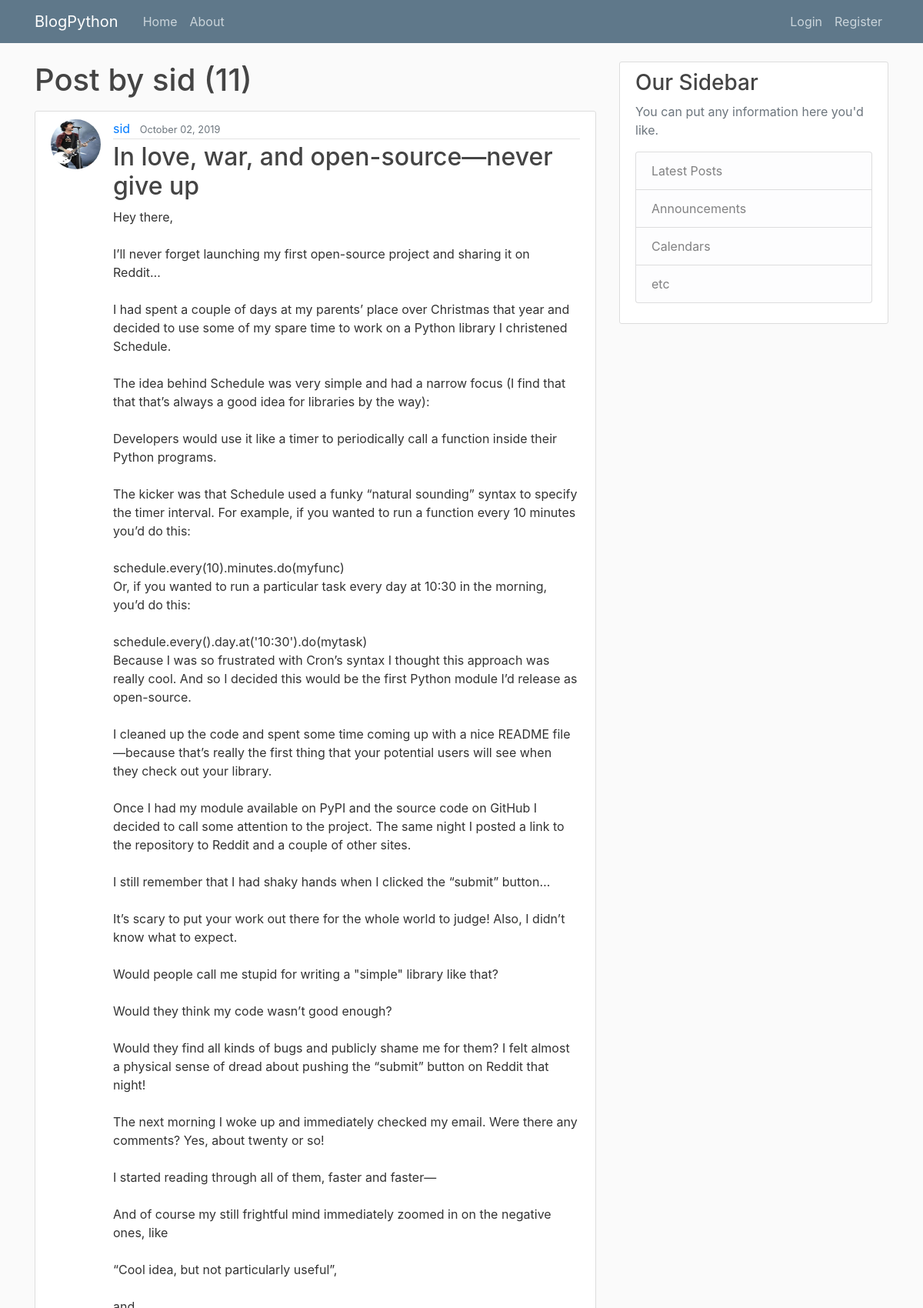
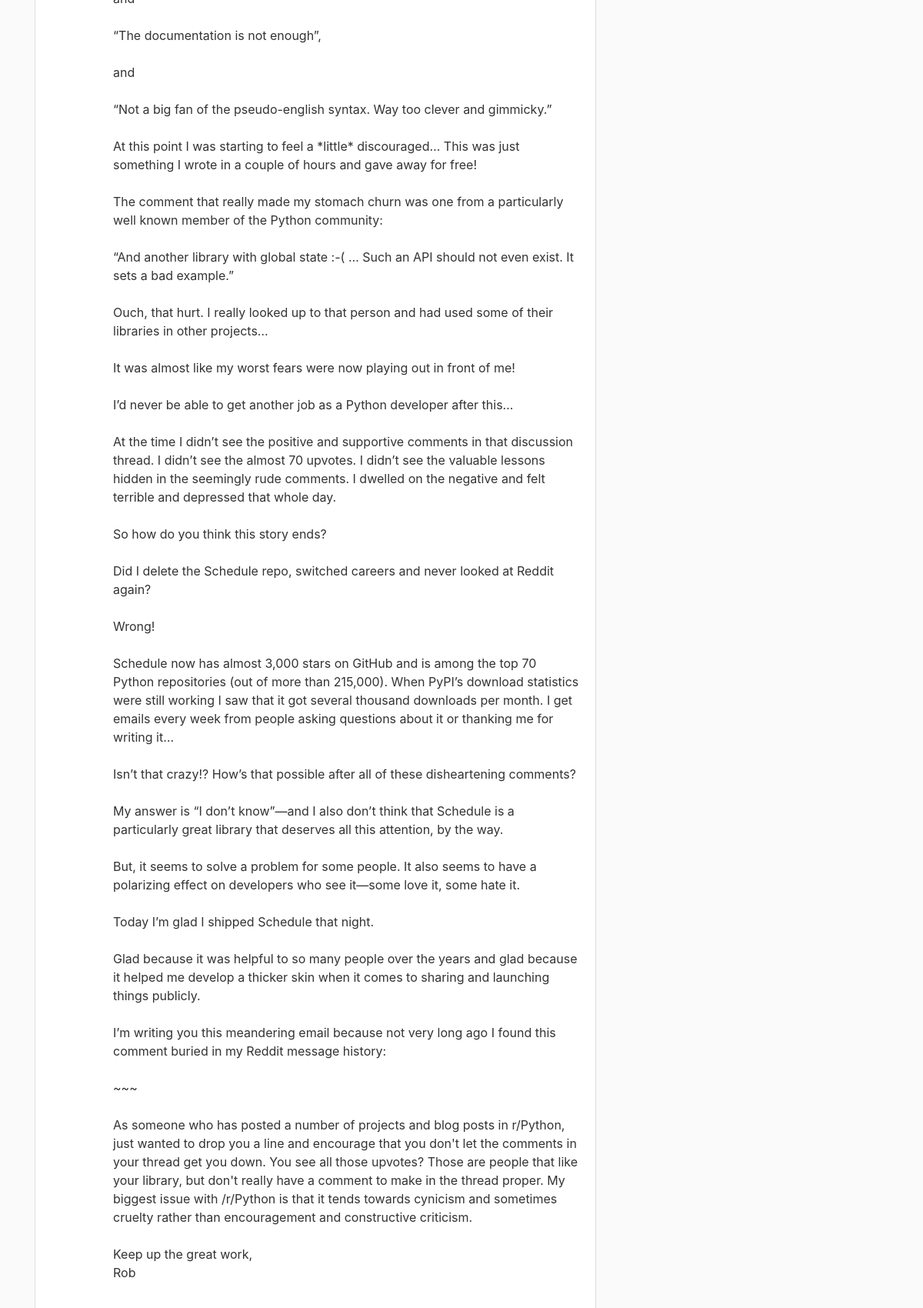
Screenshot of /user/sid (upper part) with the database file from the repository (2 pictures, top to bottom).
### blog/models.py (models this page shows, shortened)
class post(models.Model):
	title = models.CharField(max_length = 100)
	content = models.TextField()
	date_posted = models.DateTimeField(default = timezone.now)
	author = models.ForeignKey(User, on_delete = models.CASCADE)

### users/models.py (models this page shows, shortened)
class Profile(models.Model):
	user = models.OneToOneField(User, on_delete = models.CASCADE)
	image = models.ImageField(default = 'default.jpg', upload_to='profile_pics')

### blog/views.py (the view)
# urls.py: path('user/<str:username>', UserPostListView.as_view(), name = 'user-posts'),
class UserPostListView(ListView):
	model = post
	template_name = 'blog/user_posts.html'
	context_object_name = 'posts'
	paginate_by = 3
	def get_queryset(self):
		user = get_object_or_404(User, username = self.kwargs.get('username'))
		return post.objects.filter(author = user).order_by('-date_posted')

### blog/templates/blog/post_list.html (shortened to what this page needs)
{% extends 'blog/base.html' %}
{% block content %}
<h1 class = "mb-3" >Post by {{ view.kwargs.username }} ({{ page_obj.paginator.count }})</h1>
	{% for post in posts %}
	<article class="media content-section">
    <img class ="rounded-circle article-img" src="{{post.author.profile.image.url}}">
  <div class="media-body">
    <div class="article-metadata">
      <a class="mr-2" href="{% url 'user-posts' post.author.username %}">{{ post.author }}</a>
      <small class="text-muted">{{ post.date_posted|date:'F d, Y' }}</small>
    </div>
    <h2><a class="article-title" href="{% url 'post-detail' post.id %}">{{ post.title }}</a></h2>
    <p class="article-content">{{ post.content }}</p>
  </div>
</article>
	{% endfor %}
{% endblock content %}

### blog/static/blog/main.css (style rules this page uses)
body { background: #fafafa; color: #333333; margin-top: 5rem; }
h1, h2, h3, h4, h5, h6 { color: #444444; }
.content-section { background: #ffffff; padding: 10px 20px; border: 1px solid #dddddd; border-radius: 3px; margin-bottom: 20px; }
.article-title { color: #444444; }
.article-content { white-space: pre-line; }
.article-img { height: 65px; width: 65px; margin-right: 16px; }
.article-metadata { padding-bottom: 1px; margin-bottom: 4px; border-bottom: 1px solid #e3e3e3 }

### rows the page displays
post: author.profile.image (picture), author "sid", date_posted "October 02, 2019", title "In love, war, and open-source—never give up"

### other values shown
{{ view.kwargs.username }} "sid"
{{ page_obj.paginator.count }} "11"
